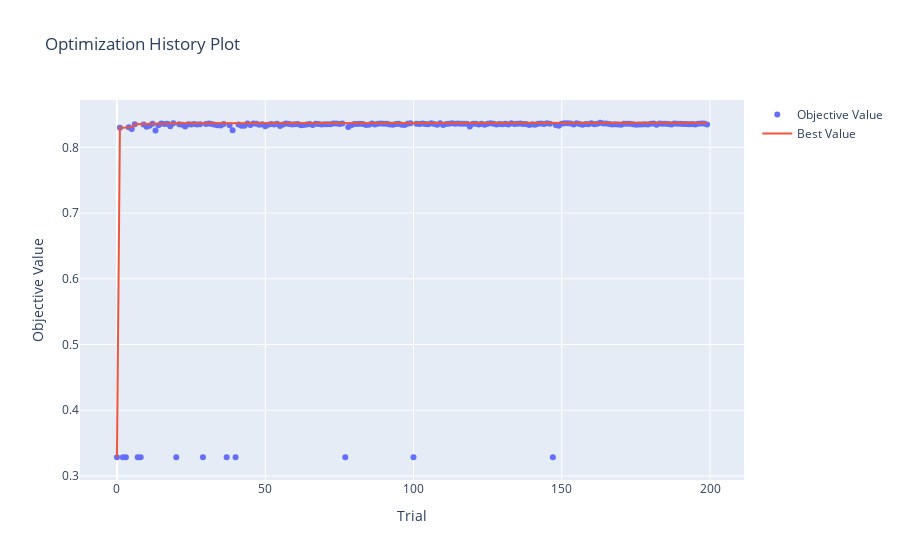

Source (notebook cell):
### Markdown cell above
### Visualize XGBoost results

### Code cell
import plotly
import matplotlib.pyplot as plt
optuna.visualization.plot_optimization_history(study)

### Figure 1 — Plotly figure (JSON) as saved in the notebook; plotly's stock layout.template omitted (floating-point values rounded to 4 significant figures; data arrays with more than 128 entries replaced by an {"elided": "..."} marker saying what was removed)
{"data": [{"mode": "markers", "name": "Objective Value", "type": "scatter", "x": {"elided": "200 int values"}, "y": {"elided": "200 float values"}}, {"mode": "lines", "name": "Best Value", "type": "scatter", "x": {"elided": "200 int values"}, "y": {"elided": "200 float values"}}, {"marker": {"color": "#cccccc"}, "mode": "markers", "name": "Infeasible Trial", "showlegend": false, "type": "scatter", "x": [], "y": []}], "layout": {"title": {"text": "Optimization History Plot"}, "xaxis": {"title": {"text": "Trial"}}, "yaxis": {"title": {"text": "Objective Value"}}}}
